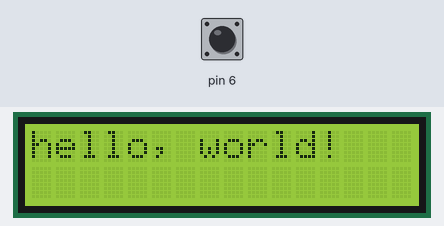
Bench run of a sketch on a simulated Arduino Uno, built with avr-gcc and run on an emulated ATmega328P. Parts: 16×2 character LCD. The inputs (shaded band) are chosen by the test bench; at power-on: pin 6 LOW.

Above: at 1.2 s.
1.3 s: pin 6 driven HIGH
At 2.5 s:
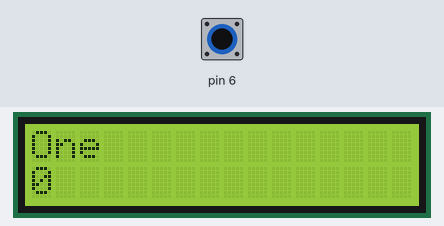
2.8 s: pin 6 pulsed LOW 5 times (0.12 s each, 0.3 s apart)
At 3.37 s:
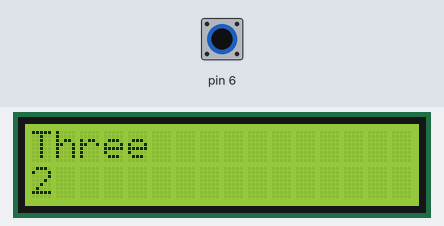
At 5.3 s:
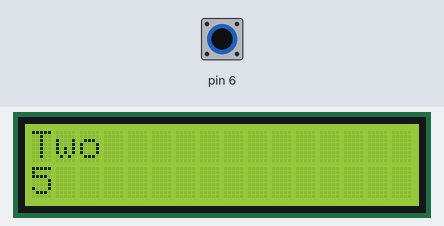
Timing chart, 0 to 6.8 s (numbered marks = the images above; inputs shaded):
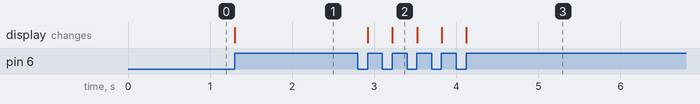

Measured:
- after the input at 1.3 s, the display: changes at once (image 1)
- after the input at 2.8 s, the display: first changes after 0.12 s (image 2 shows a later state)

The sketch:

lcd.ino
```cpp
#include <LiquidCrystal.h>
#include <string.h>

LiquidCrystal lcd(8, 7, 5, 4, 3, 2);
int nextButtonState = 0;

const char* texts[] = {
  "One",
  "Two",
  "Three",
  "Four"
};

int count = 4;
int i = 0;
void setup() {
  pinMode(6, INPUT);

  // set up the LCD's number of columns and rows:
  lcd.begin(16, 2);
  // Print a message to the LCD.
  lcd.print("hello, world!");

}

void loop() {
  // set the cursor to column 0, line 1
  // (note: line 1 is the second row, since counting begins with 0):

  // print the number of seconds since reset:

  int currentButtonState = digitalRead(6);

  if (currentButtonState != nextButtonState) {
    if (currentButtonState == HIGH) {
      lcd.clear();
      lcd.print(texts[i%count]);
      lcd.setCursor(0, 1);
      lcd.print(i);
      i++;
    }
    nextButtonState = currentButtonState;
  }

}
```
